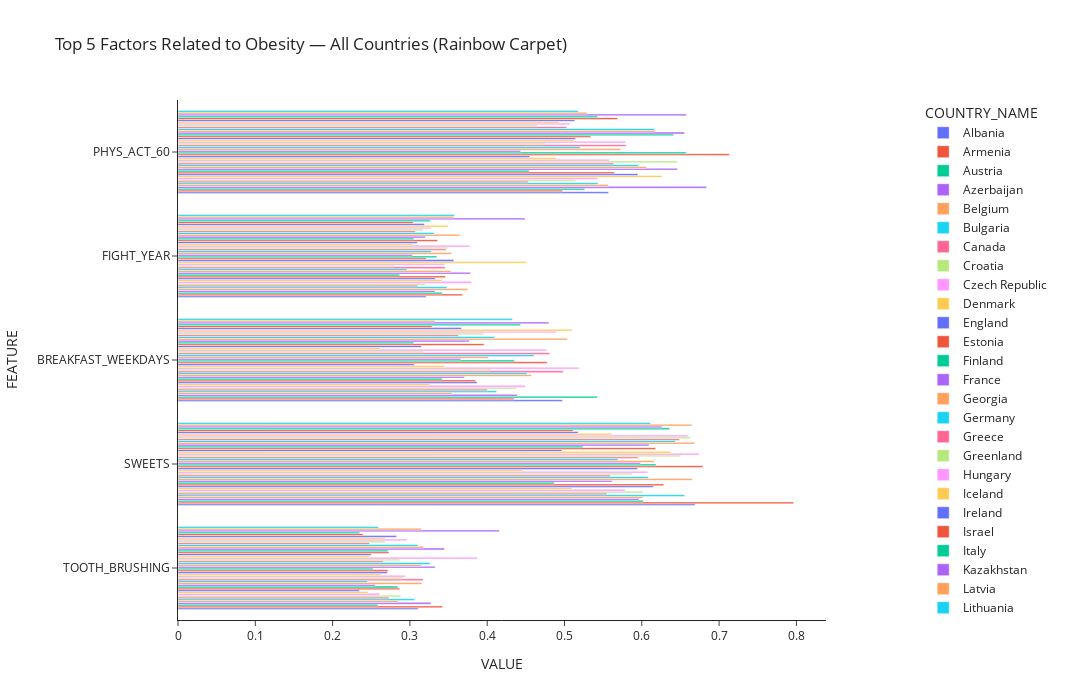

Notebook code for this chart:
### Code cell
# ------------------------------------------------------------
# 6) DUHOVÝ KOBEREC
# ------------------------------------------------------------
fig_horizontal = px.bar(
    df_country_long,
    x="VALUE",
    y="FEATURE",
    color="COUNTRY_NAME",
    orientation="h",
    barmode="group",   # ← přesně jako starý graf
    title="Top 5 Factors Related to Obesity — All Countries (Rainbow Carpet)"
)

fig_horizontal.update_layout(
    template="simple_white",
    height=700,
    width=1200,
    legend=dict(
        orientation="v",
        yanchor="top",
        y=1,
        xanchor="left",
        x=1.15
    )
)

fig_horizontal.show()

### Figure 1 — Plotly figure (JSON) as saved in the notebook; plotly's stock layout.template omitted (floating-point values rounded to 4 significant figures)
{"data": [{"alignmentgroup": "True", "hovertemplate": "COUNTRY_NAME=Albania<br>VALUE=%{x}<br>FEATURE=%{y}<extra></extra>", "legendgroup": "Albania", "marker": {"color": "#636efa", "pattern": {"shape": ""}}, "name": "Albania", "offsetgroup": "Albania", "orientation": "h", "showlegend": true, "textposition": "auto", "type": "bar", "x": [0.3108, 0.669, 0.4974, 0.321, 0.5569], "xaxis": "x", "y": ["TOOTH_BRUSHING", "SWEETS", "BREAKFAST_WEEKDAYS", "FIGHT_YEAR", "PHYS_ACT_60"], "yaxis": "y"}, {"alignmentgroup": "True", "hovertemplate": "COUNTRY_NAME=Armenia<br>VALUE=%{x}<br>FEATURE=%{y}<extra></extra>", "legendgroup": "Armenia", "marker": {"color": "#EF553B", "pattern": {"shape": ""}}, "name": "Armenia", "offsetgroup": "Armenia", "orientation": "h", "showlegend": true, "textposition": "auto", "type": "bar", "x": [0.3422, 0.7964, 0.4348, 0.368, 0.4976], "xaxis": "x", "y": ["TOOTH_BRUSHING", "SWEETS", "BREAKFAST_WEEKDAYS", "FIGHT_YEAR", "PHYS_ACT_60"], "yaxis": "y"}, {"alignmentgroup": "True", "hovertemplate": "COUNTRY_NAME=Austria<br>VALUE=%{x}<br>FEATURE=%{y}<extra></extra>", "legendgroup": "Austria", "marker": {"color": "#00cc96", "pattern": {"shape": ""}}, "name": "Austria", "offsetgroup": "Austria", "orientation": "h", "showlegend": true, "textposition": "auto", "type": "bar", "x": [0.2585, 0.6017, 0.5425, 0.3417, 0.5262], "xaxis": "x", "y": ["TOOTH_BRUSHING", "SWEETS", "BREAKFAST_WEEKDAYS", "FIGHT_YEAR", "PHYS_ACT_60"], "yaxis": "y"}, {"alignmentgroup": "True", "hovertemplate": "COUNTRY_NAME=Azerbaijan<br>VALUE=%{x}<br>FEATURE=%{y}<extra></extra>", "legendgroup": "Azerbaijan", "marker": {"color": "#ab63fa", "pattern": {"shape": ""}}, "name": "Azerbaijan", "offsetgroup": "Azerbaijan", "orientation": "h", "showlegend": true, "textposition": "auto", "type": "bar", "x": [0.3272, 0.5963, 0.439, 0.3325, 0.6838], "xaxis": "x", "y": ["TOOTH_BRUSHING", "SWEETS", "BREAKFAST_WEEKDAYS", "FIGHT_YEAR", "PHYS_ACT_60"], "yaxis": "y"}, {"alignmentgroup": "True", "hovertemplate": "COUNTRY_NAME=Belgium<br>VALUE=%{x}<br>FEATURE=%{y}<extra></extra>", "legendgroup": "Belgium", "marker": {"color": "#FFA15A", "pattern": {"shape": ""}}, "name": "Belgium", "offsetgroup": "Belgium", "orientation": "h", "showlegend": true, "textposition": "auto", "type": "bar", "x": [0.2847, 0.6015, 0.3543, 0.3749, 0.5566], "xaxis": "x", "y": ["TOOTH_BRUSHING", "SWEETS", "BREAKFAST_WEEKDAYS", "FIGHT_YEAR", "PHYS_ACT_60"], "yaxis": "y"}, {"alignmentgroup": "True", "hovertemplate": "COUNTRY_NAME=Bulgaria<br>VALUE=%{x}<br>FEATURE=%{y}<extra></extra>", "legendgroup": "Bulgaria", "marker": {"color": "#19d3f3", "pattern": {"shape": ""}}, "name": "Bulgaria", "offsetgroup": "Bulgaria", "orientation": "h", "showlegend": true, "textposition": "auto", "type": "bar", "x": [0.3064, 0.6555, 0.4121, 0.348, 0.5435], "xaxis": "x", "y": ["TOOTH_BRUSHING", "SWEETS", "BREAKFAST_WEEKDAYS", "FIGHT_YEAR", "PHYS_ACT_60"], "yaxis": "y"}, {"alignmentgroup": "True", "hovertemplate": "COUNTRY_NAME=Canada<br>VALUE=%{x}<br>FEATURE=%{y}<extra></extra>", "legendgroup": "Canada", "marker": {"color": "#FF6692", "pattern": {"shape": ""}}, "name": "Canada", "offsetgroup": "Canada", "orientation": "h", "showlegend": true, "textposition": "auto", "type": "bar", "x": [0.2729, 0.5549, 0.4004, 0.3102, 0.4533], "xaxis": "x", "y": ["TOOTH_BRUSHING", "SWEETS", "BREAKFAST_WEEKDAYS", "FIGHT_YEAR", "PHYS_ACT_60"], "yaxis": "y"}, {"alignmentgroup": "True", "hovertemplate": "COUNTRY_NAME=Croatia<br>VALUE=%{x}<br>FEATURE=%{y}<extra></extra>", "legendgroup": "Croatia", "marker": {"color": "#B6E880", "pattern": {"shape": ""}}, "name": "Croatia", "offsetgroup": "Croatia", "orientation": "h", "showlegend": true, "textposition": "auto", "type": "bar", "x": [0.2883, 0.6016, 0.4381, 0.3202, 0.5147], "xaxis": "x", "y": ["TOOTH_BRUSHING", "SWEETS", "BREAKFAST_WEEKDAYS", "FIGHT_YEAR", "PHYS_ACT_60"], "yaxis": "y"}, {"alignmentgroup": "True", "hovertemplate": "COUNTRY_NAME=Czech Republic<br>VALUE=%{x}<br>FEATURE=%{y}<extra></extra>", "legendgroup": "Czech Republic", "marker": {"color": "#FF97FF", "pattern": {"shape": ""}}, "name": "Czech Republic", "offsetgroup": "Czech Republic", "orientation": "h", "showlegend": true, "textposition": "auto", "type": "bar", "x": [0.2608, 0.5783, 0.4493, 0.3798, 0.5427], "xaxis": "x", "y": ["TOOTH_BRUSHING", "SWEETS", "BREAKFAST_WEEKDAYS", "FIGHT_YEAR", "PHYS_ACT_60"], "yaxis": "y"}, {"alignmentgroup": "True", "hovertemplate": "COUNTRY_NAME=Denmark<br>VALUE=%{x}<br>FEATURE=%{y}<extra></extra>", "legendgroup": "Denmark", "marker": {"color": "#FECB52", "pattern": {"shape": ""}}, "name": "Denmark", "offsetgroup": "Denmark", "orientation": "h", "showlegend": true, "textposition": "auto", "type": "bar", "x": [0.2458, 0.5094, 0.3255, 0.3415, 0.6262], "xaxis": "x", "y": ["TOOTH_BRUSHING", "SWEETS", "BREAKFAST_WEEKDAYS", "FIGHT_YEAR", "PHYS_ACT_60"], "yaxis": "y"}, {"alignmentgroup": "True", "hovertemplate": "COUNTRY_NAME=England<br>VALUE=%{x}<br>FEATURE=%{y}<extra></extra>", "legendgroup": "England", "marker": {"color": "#636efa", "pattern": {"shape": ""}}, "name": "England", "offsetgroup": "England", "orientation": "h", "showlegend": true, "textposition": "auto", "type": "bar", "x": [0.2348, 0.615, 0.387, 0.3329, 0.595], "xaxis": "x", "y": ["TOOTH_BRUSHING", "SWEETS", "BREAKFAST_WEEKDAYS", "FIGHT_YEAR", "PHYS_ACT_60"], "yaxis": "y"}, {"alignmentgroup": "True", "hovertemplate": "COUNTRY_NAME=Estonia<br>VALUE=%{x}<br>FEATURE=%{y}<extra></extra>", "legendgroup": "Estonia", "marker": {"color": "#EF553B", "pattern": {"shape": ""}}, "name": "Estonia", "offsetgroup": "Estonia", "orientation": "h", "showlegend": true, "textposition": "auto", "type": "bar", "x": [0.2867, 0.6284, 0.3851, 0.3461, 0.5646], "xaxis": "x", "y": ["TOOTH_BRUSHING", "SWEETS", "BREAKFAST_WEEKDAYS", "FIGHT_YEAR", "PHYS_ACT_60"], "yaxis": "y"}, {"alignmentgroup": "True", "hovertemplate": "COUNTRY_NAME=Finland<br>VALUE=%{x}<br>FEATURE=%{y}<extra></extra>", "legendgroup": "Finland", "marker": {"color": "#00cc96", "pattern": {"shape": ""}}, "name": "Finland", "offsetgroup": "Finland", "orientation": "h", "showlegend": true, "textposition": "auto", "type": "bar", "x": [0.2843, 0.4869, 0.3419, 0.2869, 0.4542], "xaxis": "x", "y": ["TOOTH_BRUSHING", "SWEETS", "BREAKFAST_WEEKDAYS", "FIGHT_YEAR", "PHYS_ACT_60"], "yaxis": "y"}, {"alignmentgroup": "True", "hovertemplate": "COUNTRY_NAME=France<br>VALUE=%{x}<br>FEATURE=%{y}<extra></extra>", "legendgroup": "France", "marker": {"color": "#ab63fa", "pattern": {"shape": ""}}, "name": "France", "offsetgroup": "France", "orientation": "h", "showlegend": true, "textposition": "auto", "type": "bar", "x": [0.2551, 0.5617, 0.3704, 0.3784, 0.6461], "xaxis": "x", "y": ["TOOTH_BRUSHING", "SWEETS", "BREAKFAST_WEEKDAYS", "FIGHT_YEAR", "PHYS_ACT_60"], "yaxis": "y"}, {"alignmentgroup": "True", "hovertemplate": "COUNTRY_NAME=Georgia<br>VALUE=%{x}<br>FEATURE=%{y}<extra></extra>", "legendgroup": "Georgia", "marker": {"color": "#FFA15A", "pattern": {"shape": ""}}, "name": "Georgia", "offsetgroup": "Georgia", "orientation": "h", "showlegend": true, "textposition": "auto", "type": "bar", "x": [0.3156, 0.6654, 0.457, 0.353, 0.6058], "xaxis": "x", "y": ["TOOTH_BRUSHING", "SWEETS", "BREAKFAST_WEEKDAYS", "FIGHT_YEAR", "PHYS_ACT_60"], "yaxis": "y"}, {"alignmentgroup": "True", "hovertemplate": "COUNTRY_NAME=Germany<br>VALUE=%{x}<br>FEATURE=%{y}<extra></extra>", "legendgroup": "Germany", "marker": {"color": "#19d3f3", "pattern": {"shape": ""}}, "name": "Germany", "offsetgroup": "Germany", "orientation": "h", "showlegend": true, "textposition": "auto", "type": "bar", "x": [0.2452, 0.6086, 0.4516, 0.2961, 0.5959], "xaxis": "x", "y": ["TOOTH_BRUSHING", "SWEETS", "BREAKFAST_WEEKDAYS", "FIGHT_YEAR", "PHYS_ACT_60"], "yaxis": "y"}, {"alignmentgroup": "True", "hovertemplate": "COUNTRY_NAME=Greece<br>VALUE=%{x}<br>FEATURE=%{y}<extra></extra>", "legendgroup": "Greece", "marker": {"color": "#FF6692", "pattern": {"shape": ""}}, "name": "Greece", "offsetgroup": "Greece", "orientation": "h", "showlegend": true, "textposition": "auto", "type": "bar", "x": [0.3172, 0.5593, 0.4984, 0.3458, 0.5637], "xaxis": "x", "y": ["TOOTH_BRUSHING", "SWEETS", "BREAKFAST_WEEKDAYS", "FIGHT_YEAR", "PHYS_ACT_60"], "yaxis": "y"}, {"alignmentgroup": "True", "hovertemplate": "COUNTRY_NAME=Greenland<br>VALUE=%{x}<br>FEATURE=%{y}<extra></extra>", "legendgroup": "Greenland", "marker": {"color": "#B6E880", "pattern": {"shape": ""}}, "name": "Greenland", "offsetgroup": "Greenland", "orientation": "h", "showlegend": true, "textposition": "auto", "type": "bar", "x": [0.2912, 0.588, 0.4049, 0.2798, 0.646], "xaxis": "x", "y": ["TOOTH_BRUSHING", "SWEETS", "BREAKFAST_WEEKDAYS", "FIGHT_YEAR", "PHYS_ACT_60"], "yaxis": "y"}, {"alignmentgroup": "True", "hovertemplate": "COUNTRY_NAME=Hungary<br>VALUE=%{x}<br>FEATURE=%{y}<extra></extra>", "legendgroup": "Hungary", "marker": {"color": "#FF97FF", "pattern": {"shape": ""}}, "name": "Hungary", "offsetgroup": "Hungary", "orientation": "h", "showlegend": true, "textposition": "auto", "type": "bar", "x": [0.2943, 0.6078, 0.5192, 0.3451, 0.5579], "xaxis": "x", "y": ["TOOTH_BRUSHING", "SWEETS", "BREAKFAST_WEEKDAYS", "FIGHT_YEAR", "PHYS_ACT_60"], "yaxis": "y"}, {"alignmentgroup": "True", "hovertemplate": "COUNTRY_NAME=Iceland<br>VALUE=%{x}<br>FEATURE=%{y}<extra></extra>", "legendgroup": "Iceland", "marker": {"color": "#FECB52", "pattern": {"shape": ""}}, "name": "Iceland", "offsetgroup": "Iceland", "orientation": "h", "showlegend": true, "textposition": "auto", "type": "bar", "x": [0.2628, 0.4455, 0.3452, 0.4508, 0.4893], "xaxis": "x", "y": ["TOOTH_BRUSHING", "SWEETS", "BREAKFAST_WEEKDAYS", "FIGHT_YEAR", "PHYS_ACT_60"], "yaxis": "y"}, {"alignmentgroup": "True", "hovertemplate": "COUNTRY_NAME=Ireland<br>VALUE=%{x}<br>FEATURE=%{y}<extra></extra>", "legendgroup": "Ireland", "marker": {"color": "#636efa", "pattern": {"shape": ""}}, "name": "Ireland", "offsetgroup": "Ireland", "orientation": "h", "showlegend": true, "textposition": "auto", "type": "bar", "x": [0.2709, 0.5943, 0.3058, 0.3567, 0.4549], "xaxis": "x", "y": ["TOOTH_BRUSHING", "SWEETS", "BREAKFAST_WEEKDAYS", "FIGHT_YEAR", "PHYS_ACT_60"], "yaxis": "y"}, {"alignmentgroup": "True", "hovertemplate": "COUNTRY_NAME=Israel<br>VALUE=%{x}<br>FEATURE=%{y}<extra></extra>", "legendgroup": "Israel", "marker": {"color": "#EF553B", "pattern": {"shape": ""}}, "name": "Israel", "offsetgroup": "Israel", "orientation": "h", "showlegend": true, "textposition": "auto", "type": "bar", "x": [0.2717, 0.6791, 0.4775, 0.3213, 0.7133], "xaxis": "x", "y": ["TOOTH_BRUSHING", "SWEETS", "BREAKFAST_WEEKDAYS", "FIGHT_YEAR", "PHYS_ACT_60"], "yaxis": "y"}, {"alignmentgroup": "True", "hovertemplate": "COUNTRY_NAME=Italy<br>VALUE=%{x}<br>FEATURE=%{y}<extra></extra>", "legendgroup": "Italy", "marker": {"color": "#00cc96", "pattern": {"shape": ""}}, "name": "Italy", "offsetgroup": "Italy", "orientation": "h", "showlegend": true, "textposition": "auto", "type": "bar", "x": [0.2526, 0.6185, 0.4353, 0.3349, 0.6572], "xaxis": "x", "y": ["TOOTH_BRUSHING", "SWEETS", "BREAKFAST_WEEKDAYS", "FIGHT_YEAR", "PHYS_ACT_60"], "yaxis": "y"}, {"alignmentgroup": "True", "hovertemplate": "COUNTRY_NAME=Kazakhstan<br>VALUE=%{x}<br>FEATURE=%{y}<extra></extra>", "legendgroup": "Kazakhstan", "marker": {"color": "#ab63fa", "pattern": {"shape": ""}}, "name": "Kazakhstan", "offsetgroup": "Kazakhstan", "orientation": "h", "showlegend": true, "textposition": "auto", "type": "bar", "x": [0.3326, 0.5982, 0.3657, 0.3032, 0.4432], "xaxis": "x", "y": ["TOOTH_BRUSHING", "SWEETS", "BREAKFAST_WEEKDAYS", "FIGHT_YEAR", "PHYS_ACT_60"], "yaxis": "y"}, {"alignmentgroup": "True", "hovertemplate": "COUNTRY_NAME=Latvia<br>VALUE=%{x}<br>FEATURE=%{y}<extra></extra>", "legendgroup": "Latvia", "marker": {"color": "#FFA15A", "pattern": {"shape": ""}}, "name": "Latvia", "offsetgroup": "Latvia", "orientation": "h", "showlegend": true, "textposition": "auto", "type": "bar", "x": [0.3151, 0.616, 0.4016, 0.354, 0.5729], "xaxis": "x", "y": ["TOOTH_BRUSHING", "SWEETS", "BREAKFAST_WEEKDAYS", "FIGHT_YEAR", "PHYS_ACT_60"], "yaxis": "y"}, {"alignmentgroup": "True", "hovertemplate": "COUNTRY_NAME=Lithuania<br>VALUE=%{x}<br>FEATURE=%{y}<extra></extra>", "legendgroup": "Lithuania", "marker": {"color": "#19d3f3", "pattern": {"shape": ""}}, "name": "Lithuania", "offsetgroup": "Lithuania", "orientation": "h", "showlegend": true, "textposition": "auto", "type": "bar", "x": [0.3259, 0.5691, 0.4606, 0.3278, 0.5202], "xaxis": "x", "y": ["TOOTH_BRUSHING", "SWEETS", "BREAKFAST_WEEKDAYS", "FIGHT_YEAR", "PHYS_ACT_60"], "yaxis": "y"}, {"alignmentgroup": "True", "hovertemplate": "COUNTRY_NAME=Luxembourg<br>VALUE=%{x}<br>FEATURE=%{y}<extra></extra>", "legendgroup": "Luxembourg", "marker": {"color": "#FF6692", "pattern": {"shape": ""}}, "name": "Luxembourg", "offsetgroup": "Luxembourg", "orientation": "h", "showlegend": true, "textposition": "auto", "type": "bar", "x": [0.2658, 0.5957, 0.4811, 0.347, 0.5795], "xaxis": "x", "y": ["TOOTH_BRUSHING", "SWEETS", "BREAKFAST_WEEKDAYS", "FIGHT_YEAR", "PHYS_ACT_60"], "yaxis": "y"}, {"alignmentgroup": "True", "hovertemplate": "COUNTRY_NAME=Macedonia<br>VALUE=%{x}<br>FEATURE=%{y}<extra></extra>", "legendgroup": "Macedonia", "marker": {"color": "#B6E880", "pattern": {"shape": ""}}, "name": "Macedonia", "offsetgroup": "Macedonia", "orientation": "h", "showlegend": true, "textposition": "auto", "type": "bar", "x": [0.2868, 0.6504, 0.3174, 0.349, 0.4747], "xaxis": "x", "y": ["TOOTH_BRUSHING", "SWEETS", "BREAKFAST_WEEKDAYS", "FIGHT_YEAR", "PHYS_ACT_60"], "yaxis": "y"}, {"alignmentgroup": "True", "hovertemplate": "COUNTRY_NAME=Malta<br>VALUE=%{x}<br>FEATURE=%{y}<extra></extra>", "legendgroup": "Malta", "marker": {"color": "#FF97FF", "pattern": {"shape": ""}}, "name": "Malta", "offsetgroup": "Malta", "orientation": "h", "showlegend": true, "textposition": "auto", "type": "bar", "x": [0.387, 0.6742, 0.4768, 0.3777, 0.579], "xaxis": "x", "y": ["TOOTH_BRUSHING", "SWEETS", "BREAKFAST_WEEKDAYS", "FIGHT_YEAR", "PHYS_ACT_60"], "yaxis": "y"}, {"alignmentgroup": "True", "hovertemplate": "COUNTRY_NAME=Netherlands<br>VALUE=%{x}<br>FEATURE=%{y}<extra></extra>", "legendgroup": "Netherlands", "marker": {"color": "#FECB52", "pattern": {"shape": ""}}, "name": "Netherlands", "offsetgroup": "Netherlands", "orientation": "h", "showlegend": true, "textposition": "auto", "type": "bar", "x": [0.2477, 0.6371, 0.2619, 0.3042, 0.5127], "xaxis": "x", "y": ["TOOTH_BRUSHING", "SWEETS", "BREAKFAST_WEEKDAYS", "FIGHT_YEAR", "PHYS_ACT_60"], "yaxis": "y"}, {"alignmentgroup": "True", "hovertemplate": "COUNTRY_NAME=Norway<br>VALUE=%{x}<br>FEATURE=%{y}<extra></extra>", "legendgroup": "Norway", "marker": {"color": "#636efa", "pattern": {"shape": ""}}, "name": "Norway", "offsetgroup": "Norway", "orientation": "h", "showlegend": true, "textposition": "auto", "type": "bar", "x": [0.25, 0.4966, 0.315, 0.3096, 0.5144], "xaxis": "x", "y": ["TOOTH_BRUSHING", "SWEETS", "BREAKFAST_WEEKDAYS", "FIGHT_YEAR", "PHYS_ACT_60"], "yaxis": "y"}, {"alignmentgroup": "True", "hovertemplate": "COUNTRY_NAME=Poland<br>VALUE=%{x}<br>FEATURE=%{y}<extra></extra>", "legendgroup": "Poland", "marker": {"color": "#EF553B", "pattern": {"shape": ""}}, "name": "Poland", "offsetgroup": "Poland", "orientation": "h", "showlegend": true, "textposition": "auto", "type": "bar", "x": [0.273, 0.618, 0.396, 0.3359, 0.534], "xaxis": "x", "y": ["TOOTH_BRUSHING", "SWEETS", "BREAKFAST_WEEKDAYS", "FIGHT_YEAR", "PHYS_ACT_60"], "yaxis": "y"}, {"alignmentgroup": "True", "hovertemplate": "COUNTRY_NAME=Portugal<br>VALUE=%{x}<br>FEATURE=%{y}<extra></extra>", "legendgroup": "Portugal", "marker": {"color": "#00cc96", "pattern": {"shape": ""}}, "name": "Portugal", "offsetgroup": "Portugal", "orientation": "h", "showlegend": true, "textposition": "auto", "type": "bar", "x": [0.2719, 0.5238, 0.305, 0.3053, 0.6413], "xaxis": "x", "y": ["TOOTH_BRUSHING", "SWEETS", "BREAKFAST_WEEKDAYS", "FIGHT_YEAR", "PHYS_ACT_60"], "yaxis": "y"}, {"alignmentgroup": "True", "hovertemplate": "COUNTRY_NAME=Republic of Moldova<br>VALUE=%{x}<br>FEATURE=%{y}<extra></extra>", "legendgroup": "Republic of Moldova", "marker": {"color": "#ab63fa", "pattern": {"shape": ""}}, "name": "Republic of Moldova", "offsetgroup": "Republic of Moldova", "orientation": "h", "showlegend": true, "textposition": "auto", "type": "bar", "x": [0.3447, 0.6094, 0.3768, 0.3199, 0.6554], "xaxis": "x", "y": ["TOOTH_BRUSHING", "SWEETS", "BREAKFAST_WEEKDAYS", "FIGHT_YEAR", "PHYS_ACT_60"], "yaxis": "y"}, {"alignmentgroup": "True", "hovertemplate": "COUNTRY_NAME=Romania<br>VALUE=%{x}<br>FEATURE=%{y}<extra></extra>", "legendgroup": "Romania", "marker": {"color": "#FFA15A", "pattern": {"shape": ""}}, "name": "Romania", "offsetgroup": "Romania", "orientation": "h", "showlegend": true, "textposition": "auto", "type": "bar", "x": [0.3174, 0.6682, 0.5038, 0.3646, 0.6175], "xaxis": "x", "y": ["TOOTH_BRUSHING", "SWEETS", "BREAKFAST_WEEKDAYS", "FIGHT_YEAR", "PHYS_ACT_60"], "yaxis": "y"}, {"alignmentgroup": "True", "hovertemplate": "COUNTRY_NAME=Russia<br>VALUE=%{x}<br>FEATURE=%{y}<extra></extra>", "legendgroup": "Russia", "marker": {"color": "#19d3f3", "pattern": {"shape": ""}}, "name": "Russia", "offsetgroup": "Russia", "orientation": "h", "showlegend": true, "textposition": "auto", "type": "bar", "x": [0.3102, 0.6437, 0.4097, 0.3313, 0.6163], "xaxis": "x", "y": ["TOOTH_BRUSHING", "SWEETS", "BREAKFAST_WEEKDAYS", "FIGHT_YEAR", "PHYS_ACT_60"], "yaxis": "y"}, {"alignmentgroup": "True", "hovertemplate": "COUNTRY_NAME=Scotland<br>VALUE=%{x}<br>FEATURE=%{y}<extra></extra>", "legendgroup": "Scotland", "marker": {"color": "#FF6692", "pattern": {"shape": ""}}, "name": "Scotland", "offsetgroup": "Scotland", "orientation": "h", "showlegend": true, "textposition": "auto", "type": "bar", "x": [0.2479, 0.6489, 0.3628, 0.3074, 0.5031], "xaxis": "x", "y": ["TOOTH_BRUSHING", "SWEETS", "BREAKFAST_WEEKDAYS", "FIGHT_YEAR", "PHYS_ACT_60"], "yaxis": "y"}, {"alignmentgroup": "True", "hovertemplate": "COUNTRY_NAME=Serbia<br>VALUE=%{x}<br>FEATURE=%{y}<extra></extra>", "legendgroup": "Serbia", "marker": {"color": "#B6E880", "pattern": {"shape": ""}}, "name": "Serbia", "offsetgroup": "Serbia", "orientation": "h", "showlegend": true, "textposition": "auto", "type": "bar", "x": [0.2677, 0.6629, 0.3955, 0.3177, 0.4647], "xaxis": "x", "y": ["TOOTH_BRUSHING", "SWEETS", "BREAKFAST_WEEKDAYS", "FIGHT_YEAR", "PHYS_ACT_60"], "yaxis": "y"}, {"alignmentgroup": "True", "hovertemplate": "COUNTRY_NAME=Slovakia<br>VALUE=%{x}<br>FEATURE=%{y}<extra></extra>", "legendgroup": "Slovakia", "marker": {"color": "#FF97FF", "pattern": {"shape": ""}}, "name": "Slovakia", "offsetgroup": "Slovakia", "orientation": "h", "showlegend": true, "textposition": "auto", "type": "bar", "x": [0.2965, 0.6597, 0.4895, 0.3271, 0.5074], "xaxis": "x", "y": ["TOOTH_BRUSHING", "SWEETS", "BREAKFAST_WEEKDAYS", "FIGHT_YEAR", "PHYS_ACT_60"], "yaxis": "y"}, {"alignmentgroup": "True", "hovertemplate": "COUNTRY_NAME=Slovenia<br>VALUE=%{x}<br>FEATURE=%{y}<extra></extra>", "legendgroup": "Slovenia", "marker": {"color": "#FECB52", "pattern": {"shape": ""}}, "name": "Slovenia", "offsetgroup": "Slovenia", "orientation": "h", "showlegend": true, "textposition": "auto", "type": "bar", "x": [0.2683, 0.561, 0.5098, 0.3493, 0.4927], "xaxis": "x", "y": ["TOOTH_BRUSHING", "SWEETS", "BREAKFAST_WEEKDAYS", "FIGHT_YEAR", "PHYS_ACT_60"], "yaxis": "y"}, {"alignmentgroup": "True", "hovertemplate": "COUNTRY_NAME=Spain<br>VALUE=%{x}<br>FEATURE=%{y}<extra></extra>", "legendgroup": "Spain", "marker": {"color": "#636efa", "pattern": {"shape": ""}}, "name": "Spain", "offsetgroup": "Spain", "orientation": "h", "showlegend": true, "textposition": "auto", "type": "bar", "x": [0.2827, 0.5176, 0.3668, 0.3189, 0.5133], "xaxis": "x", "y": ["TOOTH_BRUSHING", "SWEETS", "BREAKFAST_WEEKDAYS", "FIGHT_YEAR", "PHYS_ACT_60"], "yaxis": "y"}, {"alignmentgroup": "True", "hovertemplate": "COUNTRY_NAME=Sweden<br>VALUE=%{x}<br>FEATURE=%{y}<extra></extra>", "legendgroup": "Sweden", "marker": {"color": "#EF553B", "pattern": {"shape": ""}}, "name": "Sweden", "offsetgroup": "Sweden", "orientation": "h", "showlegend": true, "textposition": "auto", "type": "bar", "x": [0.2397, 0.5111, 0.3287, 0.3043, 0.5687], "xaxis": "x", "y": ["TOOTH_BRUSHING", "SWEETS", "BREAKFAST_WEEKDAYS", "FIGHT_YEAR", "PHYS_ACT_60"], "yaxis": "y"}, {"alignmentgroup": "True", "hovertemplate": "COUNTRY_NAME=Switzerland<br>VALUE=%{x}<br>FEATURE=%{y}<extra></extra>", "legendgroup": "Switzerland", "marker": {"color": "#00cc96", "pattern": {"shape": ""}}, "name": "Switzerland", "offsetgroup": "Switzerland", "orientation": "h", "showlegend": true, "textposition": "auto", "type": "bar", "x": [0.2352, 0.6358, 0.443, 0.3264, 0.5427], "xaxis": "x", "y": ["TOOTH_BRUSHING", "SWEETS", "BREAKFAST_WEEKDAYS", "FIGHT_YEAR", "PHYS_ACT_60"], "yaxis": "y"}, {"alignmentgroup": "True", "hovertemplate": "COUNTRY_NAME=Turkey<br>VALUE=%{x}<br>FEATURE=%{y}<extra></extra>", "legendgroup": "Turkey", "marker": {"color": "#ab63fa", "pattern": {"shape": ""}}, "name": "Turkey", "offsetgroup": "Turkey", "orientation": "h", "showlegend": true, "textposition": "auto", "type": "bar", "x": [0.4157, 0.6262, 0.48, 0.4491, 0.6578], "xaxis": "x", "y": ["TOOTH_BRUSHING", "SWEETS", "BREAKFAST_WEEKDAYS", "FIGHT_YEAR", "PHYS_ACT_60"], "yaxis": "y"}, {"alignmentgroup": "True", "hovertemplate": "COUNTRY_NAME=Ukraine<br>VALUE=%{x}<br>FEATURE=%{y}<extra></extra>", "legendgroup": "Ukraine", "marker": {"color": "#FFA15A", "pattern": {"shape": ""}}, "name": "Ukraine", "offsetgroup": "Ukraine", "orientation": "h", "showlegend": true, "textposition": "auto", "type": "bar", "x": [0.3151, 0.665, 0.3324, 0.3568, 0.5286], "xaxis": "x", "y": ["TOOTH_BRUSHING", "SWEETS", "BREAKFAST_WEEKDAYS", "FIGHT_YEAR", "PHYS_ACT_60"], "yaxis": "y"}, {"alignmentgroup": "True", "hovertemplate": "COUNTRY_NAME=Wales<br>VALUE=%{x}<br>FEATURE=%{y}<extra></extra>", "legendgroup": "Wales", "marker": {"color": "#19d3f3", "pattern": {"shape": ""}}, "name": "Wales", "offsetgroup": "Wales", "orientation": "h", "showlegend": true, "textposition": "auto", "type": "bar", "x": [0.2594, 0.6114, 0.4326, 0.3578, 0.5179], "xaxis": "x", "y": ["TOOTH_BRUSHING", "SWEETS", "BREAKFAST_WEEKDAYS", "FIGHT_YEAR", "PHYS_ACT_60"], "yaxis": "y"}], "layout": {"barmode": "group", "height": 700, "legend": {"orientation": "v", "title": {"text": "COUNTRY_NAME"}, "tracegroupgap": 0, "x": 1.15, "xanchor": "left", "y": 1, "yanchor": "top"}, "title": {"text": "Top 5 Factors Related to Obesity — All Countries (Rainbow Carpet)"}, "width": 1200, "xaxis": {"anchor": "y", "domain": [0, 1], "title": {"text": "VALUE"}}, "yaxis": {"anchor": "x", "domain": [0, 1], "title": {"text": "FEATURE"}}}}
